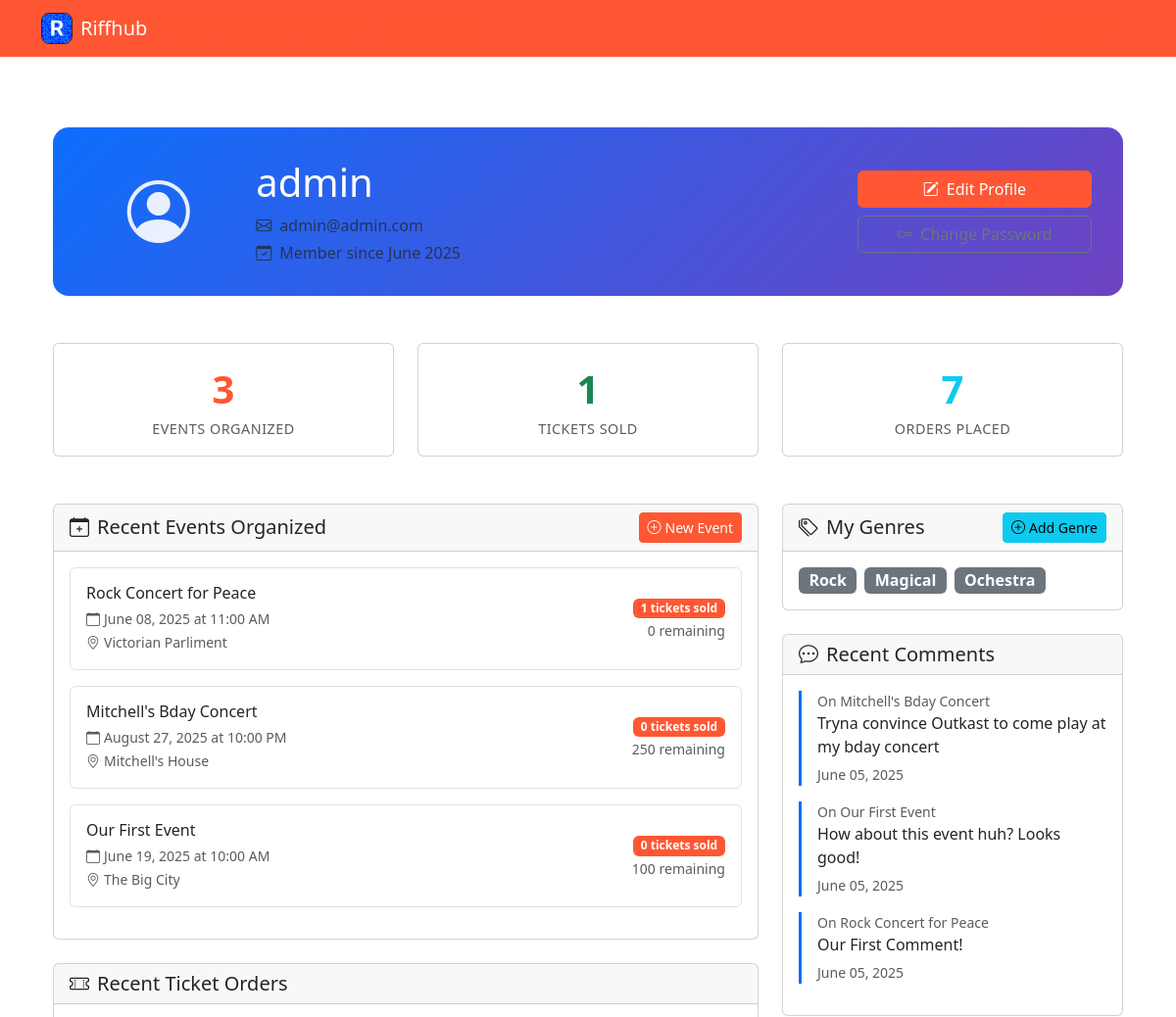
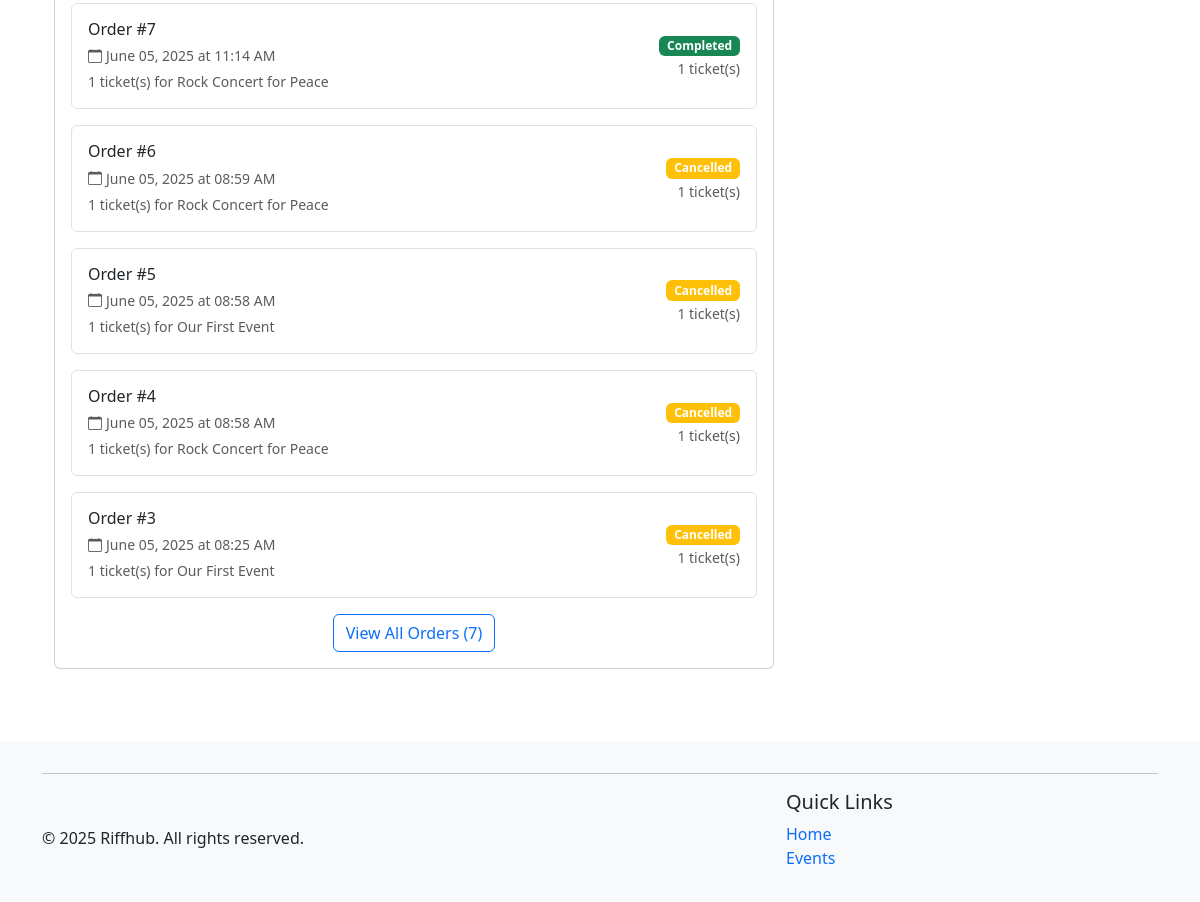
Page /auth/profile (signed in) on the committed database (2 pictures, top to bottom).
### riffhub/models.py (models this page shows, shortened)
class User(db.Model):
    __tablename__ = 'users'
    id = db.Column(db.Integer, primary_key=True)
    username = db.Column(db.String(80), unique=True, nullable=False)
    email = db.Column(db.String(120), unique=True, nullable=False)
    password_hash = db.Column(db.String(128), nullable=False)
    created_at = db.Column(db.DateTime, default=datetime.utcnow)
    events = db.relationship('Event', backref='organizer', lazy='dynamic', cascade='all, delete-orphan')
    orders = db.relationship('Order', backref='user', lazy='dynamic', cascade='all, delete-orphan')
    comments = db.relationship('Comment', backref='user', lazy='dynamic', cascade='all, delete-orphan')
    bands = db.relationship('Band', backref='user', lazy='dynamic', cascade='all, delete-orphan')
    genres = db.relationship('Genre', backref='user', lazy='dynamic', cascade='all, delete-orphan')
    @property
    def password(self):
        raise AttributeError('password is not a readable attribute')

class Event(db.Model):
    __tablename__ = 'events'
    id = db.Column(db.Integer, primary_key=True)
    title = db.Column(db.String(120), nullable=False)
    description = db.Column(db.Text)
    genre_id = db.Column(db.Integer, db.ForeignKey('genres.id'))
    date = db.Column(db.Date, nullable=False)
    time = db.Column(Time, nullable=False)
    location = db.Column(db.String(120))
    image = db.Column(db.String(255))
    capacity = db.Column(db.Integer, default=0)  # 0 means unlimited capacity
    price = db.Column(db.Double, default=0)  # 0 means free entry
    organizer_id = db.Column(db.Integer, db.ForeignKey('users.id'))
    created_at = db.Column(db.DateTime, default=datetime.utcnow)
    tickets = db.relationship('Ticket', backref='event', lazy='dynamic', cascade='all, delete-orphan')
    comments = db.relationship('Comment', backref='event', lazy='dynamic', cascade='all, delete-orphan')
    performances = db.relationship('Performance', backref='event', lazy='dynamic', cascade='all, delete-orphan')
    @property
    def ticket_count(self):
        from riffhub.models import Order  # Import here to avoid circular imports
        return db.session.query(db.func.sum(Ticket.quantity))\
            .join(Order)\
            .filter(Ticket.event_id == self.id)\
            .filter(Order.status == 'completed')\
            .scalar() or 0
    @property
    def available_tickets(self):
        if self.capacity <= 0:  # Unlimited capacity
            return None
        return max(0, self.capacity - self.ticket_count)

class Order(db.Model):
    __tablename__ = 'orders'
    id = db.Column(db.Integer, primary_key=True)
    user_id = db.Column(db.Integer, db.ForeignKey('users.id'), nullable=False)
    order_date = db.Column(db.DateTime, default=datetime.utcnow)
    status = db.Column(db.String(20), default='completed')  # could be 'pending', 'completed', 'cancelled'
    tickets = db.relationship('Ticket', backref='order', lazy='dynamic', cascade='all, delete-orphan')
    @property
    def total_tickets(self):
        return sum(ticket.quantity for ticket in self.tickets)

class Ticket(db.Model):
    __tablename__ = 'tickets'
    id = db.Column(db.Integer, primary_key=True)
    order_id = db.Column(db.Integer, db.ForeignKey('orders.id'), nullable=False)
    event_id = db.Column(db.Integer, db.ForeignKey('events.id'), nullable=False)
    quantity = db.Column(db.Integer, nullable=False, default=1)
    created_at = db.Column(db.DateTime, default=datetime.utcnow)

class Genre(db.Model):
    __tablename__ = 'genres'
    id = db.Column(db.Integer, primary_key=True)
    title = db.Column(db.String(20), nullable=False)
    user_id = db.Column(db.Integer, db.ForeignKey('users.id'), nullable=False)
    events = db.relationship('Event', backref='genre', lazy='dynamic')

class Comment(db.Model):
    __tablename__ = 'comments'
    id = db.Column(db.Integer, primary_key=True)
    user_id = db.Column(db.Integer, db.ForeignKey('users.id'), nullable=False)
    event_id = db.Column(db.Integer, db.ForeignKey('events.id'), nullable=False)
    body = db.Column(db.Text, nullable=False)
    created_at = db.Column(db.DateTime, default=datetime.utcnow)

### riffhub/blueprints/auth/routes.py (the view)
@bp.route('/profile')
def profile():
    if 'user_id' not in session:
        flash('Please log in to access your profile', 'danger')
        return redirect(url_for('auth.login'))
    user = User.query.get_or_404(session['user_id'])
    events_organized = user.events.count()
    total_tickets_sold = sum(event.ticket_count for event in user.events)
    orders = user.orders.order_by(desc(Order.order_date)).all()
    bands = user.bands.all()
    genres = user.genres.all()
    recent_events = user.events.order_by(desc(Event.created_at)).limit(5).all()
    recent_comments = user.comments.order_by(desc('created_at')).limit(5).all()
    return render_template('profile.html',
                         user=user,
                         events_organized=events_organized,
                         total_tickets_sold=total_tickets_sold,
                         orders=orders,
                         bands=bands,
                         genres=genres,
                         recent_events=recent_events,
                         recent_comments=recent_comments)

### riffhub/helpers.py (called while the page is built)
def utility_processor():
    def format_date(date_str):
        try:
            if isinstance(date_str, str):
                date_obj = datetime.strptime(date_str, '%Y-%m-%d')
                return date_obj.strftime('%B %d, %Y')
            return date_str.strftime('%B %d, %Y')
        except:
            return date_str
    return dict(format_date=format_date, now=datetime.now())

### riffhub/blueprints/auth/templates/profile.html (shortened to what this page needs)
{% extends 'base.html' %}
{% import 'macros.html' as macros %}
{% block content %}
<div class="container my-5">
    <div class="profile-header mb-5">
        <div class="row align-items-center">
            <div class="col-md-2 text-center">
                <div class="profile-avatar">
                    <i class="bi bi-person-circle"></i>
                </div>
            </div>
            <div class="col-md-7">
                <h1 class="mb-2">{{ user.username }}</h1>
                <p class="text-muted mb-1">
                    <i class="bi bi-envelope me-2"></i>{{ user.email }}
                </p>
                <p class="text-muted mb-0">
                    <i class="bi bi-calendar-check me-2"></i>Member since {{ user.created_at.strftime('%B %Y') }}
                </p>
            </div>
            <div class="col-md-3">
                <div class="d-grid gap-2">
                    <a href="{{ url_for('auth.edit_profile') }}" class="btn btn-primary">
                        <i class="bi bi-pencil-square me-2"></i>Edit Profile
                    </a>
                    <a href="{{ url_for('auth.change_password') }}" class="btn btn-outline-secondary">
                        <i class="bi bi-key me-2"></i>Change Password
                    </a>
                </div>
            </div>
        </div>
    </div>
    <div class="row g-4 mb-5">
        <div class="col-md-4">
            <div class="card text-center h-100">
                <div class="card-body">
                    <div class="stat-number text-primary">{{ events_organized }}</div>
                    <div class="stat-label text-muted">Events Organized</div>
                </div>
            </div>
        </div>
        <div class="col-md-4">
            <div class="card text-center h-100">
                <div class="card-body">
                    <div class="stat-number text-success">{{ total_tickets_sold }}</div>
                    <div class="stat-label text-muted">Tickets Sold</div>
                </div>
            </div>
        </div>
        <div class="col-md-4">
            <div class="card text-center h-100">
                <div class="card-body">
                    <div class="stat-number text-info">{{ orders|length }}</div>
                    <div class="stat-label text-muted">Orders Placed</div>
                </div>
            </div>
        </div>
    </div>
    <div class="row">
        <div class="col-lg-8">
            <div class="card mb-4">
                <div class="card-header d-flex justify-content-between align-items-center">
                    <h5 class="mb-0">
                        <i class="bi bi-calendar-plus me-2"></i>Recent Events Organized
                    </h5>
                    <a href="{{ url_for('events.create') }}" class="btn btn-primary btn-sm">
                        <i class="bi bi-plus-circle me-1"></i>New Event
                    </a>
                </div>
                <div class="card-body">
                    {% if recent_events %}
                    {% for event in recent_events %}
                    <div class="border rounded p-3 mb-3">
                        <div class="row align-items-center">
                            <div class="col-md-8">
                                <h6 class="mb-1">{{ event.title }}</h6>
                                <small class="text-muted">
                                    <i class="bi bi-calendar me-1"></i>{{ event.date.strftime('%B %d, %Y') }} at {{
                                    event.time.strftime('%I:%M %p') }}
                                </small>
                                {% if event.location %}
                                <br><small class="text-muted">
                                    <i class="bi bi-geo-alt me-1"></i>{{ event.location }}
                                </small>
                                {% endif %}
                            </div>
                            <div class="col-md-4 text-end">
                                <span class="badge bg-primary">{{ event.ticket_count }} tickets sold</span>
                                {% if event.capacity > 0 %}
                                <br><small class="text-muted">{{ event.available_tickets }} remaining</small>
                                {% endif %}
                            </div>
                        </div>
                    </div>
                    {% endfor %}
                    {% endif %}
                </div>
            </div>
            <div class="card mb-4">
                <div class="card-header">
                    <h5 class="mb-0">
                        <i class="bi bi-ticket-perforated me-2"></i>Recent Ticket Orders
                    </h5>
                </div>
                <div class="card-body">
                    {% if orders %}
                    {% for order in orders[:5] %}
                    <div class="border rounded p-3 mb-3">
                        <div class="row align-items-center">
                            <div class="col-md-8">
                                <h6 class="mb-1">Order #{{ order.id }}</h6>
                                <small class="text-muted">
                                    <i class="bi bi-calendar me-1"></i>{{ order.order_date.strftime('%B %d, %Y at %I:%M
                                    %p') }}
                                </small>
                                <div class="mt-1">
                                    {% for ticket in order.tickets %}
                                    <small class="d-block text-muted">
                                        {{ ticket.quantity }} ticket(s) for {{ ticket.event.title }}
                                    </small>
                                    {% endfor %}
                                </div>
                            </div>
                            <div class="col-md-4 text-end">
                                <span class="badge bg-{{ 'success' if order.status == 'completed' else 'warning' }}">
                                    {{ order.status.title() }}
                                </span>
                                <br><small class="text-muted">{{ order.total_tickets }} ticket(s)</small>
                            </div>
                        </div>
                    </div>
                    {% endfor %}
                    {% if orders|length > 5 %}
                    <div class="text-center">
                        <a href="{{ url_for('events.my_tickets') }}" class="btn btn-outline-primary">
                            View All Orders ({{ orders|length }})
                        </a>
                    </div>
                    {% endif %}
                    {% endif %}
                </div>
            </div>
        </div>
        <div class="col-lg-4">
            <div class="card mb-4">
                <div class="card-header d-flex justify-content-between align-items-center">
                    <h5 class="mb-0">
                        <i class="bi bi-tags me-2"></i>My Genres
                    </h5>
                    <a href="{{ url_for('events.genres') }}" class="btn btn-info btn-sm">
                        <i class="bi bi-plus-circle me-1"></i>Add Genre
                    </a>
                </div>
                <div class="card-body">
                    {% if genres %}
                    <div class="d-flex flex-wrap gap-2">
                        {% for genre in genres %}
                        <span class="badge bg-secondary fs-6">{{ genre.title }}</span>
                        {% endfor %}
                    </div>
                    {% endif %}
                </div>
            </div>
            {% if recent_comments %}
            <div class="card mb-4">
                <div class="card-header">
                    <h5 class="mb-0">
                        <i class="bi bi-chat-dots me-2"></i>Recent Comments
                    </h5>
                </div>
                <div class="card-body">
                    {% for comment in recent_comments %}
                    <div class="border-start border-primary border-3 ps-3 mb-3">
                        <small class="text-muted d-block">On {{ comment.event.title }}</small>
                        <p class="mb-1">{{ comment.body }}</p>
                        <small class="text-muted">{{ comment.created_at.strftime('%B %d, %Y') }}</small>
                    </div>
                    {% endfor %}
                </div>
            </div>
            {% endif %}
        </div>
    </div>
</div>
{% endblock %}

### .utils/ass_2_reference/static/style/styles.css (style rules this page uses)
:root { --brand-primary: #ff5733; --brand-highlight: #ff7300; }
body { text-decoration: none; }
.bg-primary { background-color: var(--brand-primary) !important; }
.text-primary { color: var(--brand-primary) !important; }
.btn-primary { background-color: var(--brand-primary); border-color: var(--brand-primary); }

### riffhub/blueprints/auth/templates/profile.html (style rules this page uses)
.profile-header { background: linear-gradient(135deg, #0d6efd 0%, #6f42c1 100%); color: white; padding: 2rem; border-radius: 1rem; }
.profile-avatar { font-size: 4rem; color: rgba(255, 255, 255, 0.9); }
.stat-number { font-size: 2.5rem; font-weight: bold; display: block; }
.stat-label { font-size: 0.9rem; text-transform: uppercase; letter-spacing: 0.5px; }

### riffhub/templates/base.html (style rules this page uses)
.flex-wrapper { min-height: 100vh; display: flex; flex-direction: column; }

### rows in the picture
User: username "admin", email "admin@admin.com", created_at "June 2025"
Event: title "Rock Concert for Peace", date "June 08, 2025", time "11:00 AM", location "Victorian Parliment", ticket_count "1", available_tickets "0"
Event: title "Mitchell's Bday Concert", date "August 27, 2025", time "10:00 PM", location "Mitchell's House", ticket_count "0", available_tickets "250"
Event: title "Our First Event", date "June 19, 2025", time "10:00 AM", location "The Big City", ticket_count "0", available_tickets "100"
Order: id "7", order_date "June 05, 2025 at 11:14 AM", status "Completed", total_tickets "1"
Ticket: quantity "1", event "Rock Concert for Peace"
Order: id "6", order_date "June 05, 2025 at 08:59 AM", status "Cancelled", total_tickets "1"
Ticket: quantity "1", event "Rock Concert for Peace"
Order: id "5", order_date "June 05, 2025 at 08:58 AM", status "Cancelled", total_tickets "1"
Ticket: quantity "1", event "Our First Event"
Order: id "4", order_date "June 05, 2025 at 08:58 AM", status "Cancelled", total_tickets "1"
Ticket: quantity "1", event "Rock Concert for Peace"
Order: id "3", order_date "June 05, 2025 at 08:25 AM", status "Cancelled", total_tickets "1"
Ticket: quantity "1", event "Our First Event"
Genre: title "Rock"
Genre: title "Magical"
Genre: title "Ochestra"
Comment: event "Mitchell's Bday Concert", body "Tryna convince Outkast to come play at my bday concert", created_at "June 05, 2025"
Comment: event "Our First Event", body "How about this event huh? Looks good!", created_at "June 05, 2025"
Comment: event "Rock Concert for Peace", body "Our First Comment!", created_at "June 05, 2025"

### other values in the picture
{{ events_organized }} "3"
{{ total_tickets_sold }} "1"
{{ orders|length }} "7"
